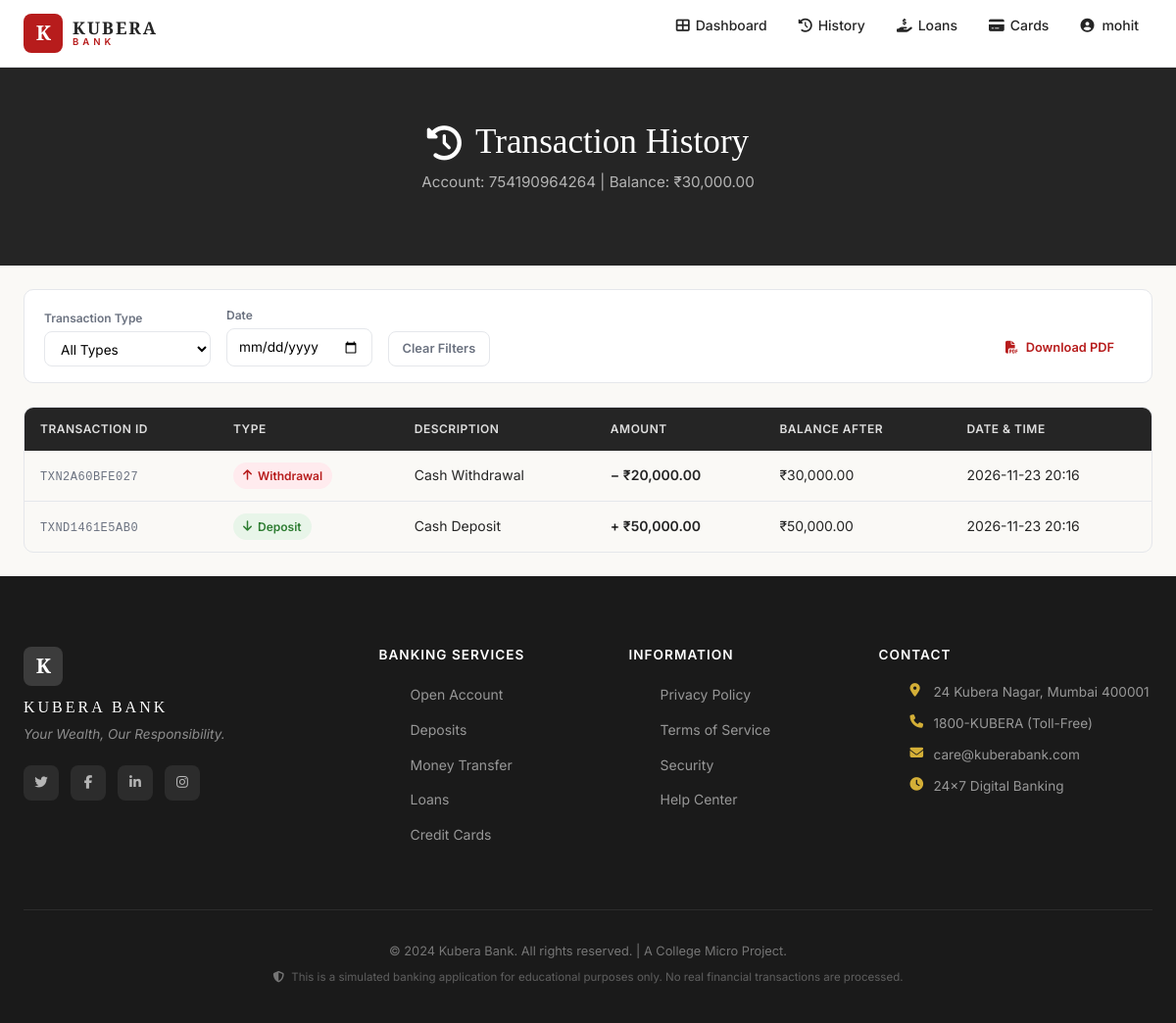
The app's page /transactions (signed in) with its own data.
### tables this page shows
CREATE TABLE accounts (
            id             INTEGER PRIMARY KEY AUTOINCREMENT,
            user_id        INTEGER NOT NULL,
            account_number TEXT    UNIQUE NOT NULL,
            account_type   TEXT    NOT NULL,
            balance        REAL    DEFAULT 0.0,
            address        TEXT,
            date_of_birth  TEXT,
            is_active      INTEGER DEFAULT 1,
            created_at     TEXT    DEFAULT (datetime('now', 'localtime')),
            FOREIGN KEY (user_id) REFERENCES users(id)
        );

CREATE TABLE transactions (
            id               INTEGER PRIMARY KEY AUTOINCREMENT,
            transaction_id   TEXT    UNIQUE NOT NULL,
            account_id       INTEGER NOT NULL,
            transaction_type TEXT    NOT NULL,
            amount           REAL    NOT NULL,
            balance_after    REAL    NOT NULL,
            description      TEXT,
            reference_account TEXT,
            created_at       TEXT    DEFAULT (datetime('now', 'localtime')),
            FOREIGN KEY (account_id) REFERENCES accounts(id)
        );

### app.py (the view)
@app.route('/transactions')
@login_required
def transactions():
    user_id = session['user_id']
    filter_type = request.args.get('type', 'all')
    filter_date = request.args.get('date', '')
    conn = get_db_connection()
    try:
        account = conn.execute(
            'SELECT * FROM accounts WHERE user_id = ?', (user_id,)
        ).fetchone()
        if not account:
            flash('Please open an account first.', 'warning')
            return redirect(url_for('open_account'))
        query  = 'SELECT * FROM transactions WHERE account_id = ?'
        params = [account['id']]
        if filter_type != 'all':
            query += ' AND transaction_type = ?'
            params.append(filter_type)
        if filter_date:
            query += " AND date(created_at) = date(?)"
            params.append(filter_date)
        query += ' ORDER BY created_at DESC'
        txns = conn.execute(query, params).fetchall()
        return render_template('transactions.html',
            account=account,
            transactions=txns,
            filter_type=filter_type,
            filter_date=filter_date
        )
    finally:
        conn.close()

### app.py (called while the page is built)
@app.before_request
def csrf_protect():
    if request.method == "POST":
        if request.path.startswith('/api/'):
            return
        token = session.get('_csrf_token')
        form_token = request.form.get('csrf_token')
        if not token or not form_token or token != form_token:
            flash('Security check failed: Invalid or expired token. Please try again.', 'danger')
            return redirect(request.referrer or url_for('index'))

def login_required(f):
    @wraps(f)
    def decorated(*args, **kwargs):
        if 'user_id' not in session:
            flash('Please log in to access your account.', 'warning')
            return redirect(url_for('login'))
        return f(*args, **kwargs)
    return decorated

### database.py (called while the page is built)
def get_db_connection():
    conn = sqlite3.connect(Config.DATABASE_PATH)
    conn.row_factory = sqlite3.Row  # Access results like: row['column_name']
    conn.execute("PRAGMA foreign_keys = ON")  # Enable foreign key support
    return conn

### templates/transactions.html (shortened to what this page needs)
{% extends "base.html" %}
{% block content %}
<div class="kb-page-wrapper">
    <div class="kb-page-header">
        <div class="kb-container">
            <h1><i class="fas fa-history"></i> Transaction History</h1>
            <p>Account: {{ account.account_number }} | Balance: ₹{{ "{:,.2f}".format(account.balance) }}</p>
        </div>
    </div>
    <div class="kb-container">
        <div class="kb-filter-bar">
            <form method="GET" class="kb-filter-form">
                <div class="kb-filter-group">
                    <label>Transaction Type</label>
                    <select name="type" onchange="this.form.submit()">
                        <option value="all" {% if filter_type == 'all' %}selected{% endif %}>All Types</option>
                    </select>
                </div>
                <div class="kb-filter-group">
                    <label>Date</label>
                    <input type="date" name="date" value="{{ filter_date }}" onchange="this.form.submit()">
                </div>
                <a href="{{ url_for('transactions') }}" class="kb-btn-ghost-sm">Clear Filters</a>
            </form>
            <a href="{{ url_for('download_statement') }}" class="kb-btn-outline-sm">
                <i class="fas fa-file-pdf"></i> Download PDF
            </a>
        </div>
        {% if transactions %}
        <div class="kb-table-wrapper">
            <table class="kb-table">
                <thead>
                    <tr>
                        <th>Transaction ID</th>
                        <th>Type</th>
                        <th>Description</th>
                        <th>Amount</th>
                        <th>Balance After</th>
                        <th>Date & Time</th>
                    </tr>
                </thead>
                <tbody>
                    {% for txn in transactions %}
                    <tr>
                        <td><code class="kb-txn-id">{{ txn.transaction_id }}</code></td>
                        <td>
                            <span class="kb-badge-type
                                {% if txn.transaction_type == 'deposit' %}kb-badge-deposit
                                {% elif txn.transaction_type == 'withdrawal' %}kb-badge-withdraw
                                {% elif txn.transaction_type == 'transfer_out' %}kb-badge-transfer-out
                                {% else %}kb-badge-transfer-in{% endif %}">
                                <i class="fas
                                    {% if txn.transaction_type == 'deposit' %}fa-arrow-down
                                    {% elif txn.transaction_type == 'withdrawal' %}fa-arrow-up
                                    {% elif txn.transaction_type == 'transfer_out' %}fa-paper-plane
                                    {% else %}fa-inbox{% endif %}">
                                </i>
                                {{ txn.transaction_type.replace('_', ' ').title() }}
                            </span>
                        </td>
                        <td>{{ txn.description or '—' }}</td>
                        <td class="{% if txn.transaction_type in ['deposit', 'transfer_in'] %}kb-amount-credit{% else %}kb-amount-debit{% endif %}">
                            {% if txn.transaction_type in ['deposit', 'transfer_in'] %}+{% else %}−{% endif %}
                            ₹{{ "{:,.2f}".format(txn.amount) }}
                        </td>
                        <td>₹{{ "{:,.2f}".format(txn.balance_after) }}</td>
                        <td>{{ txn.created_at[:16] }}</td>
                    </tr>
                    {% endfor %}
                </tbody>
            </table>
        </div>
        {% endif %}
    </div>
</div>
{% endblock %}

### static/css/style.css (style rules this page uses)
:root { --red: #B71C1C; --red-dark: #7f1212; --red-light: #FFEBEE; --gold: #D4AF37; --gold-light: #FFF8E1; --white: #FFFFFF; --bg: #FAF9F6; --charcoal: #252525; --grey: #6B7280; --grey-light: #F3F4F6; --border: #E5E7EB; --shadow: 0 2px 16px rgba(0,0,0,0.08); --shadow-md: 0 8px 32px rgba(0,0,0,0.12); --radius: 10px; --radius-lg: 18px; --transition: 0.3s cubic-bezier(0.4,0,0.2,1); --font-serif: 'Playfair Display', Georgia, serif; --font-sans: 'Inter', system-ui, sans-serif; }
*, *::before, *::after { box-sizing: border-box; margin: 0; padding: 0; }
html { scroll-behavior: smooth; font-size: 16px; }
body { font-family: var(--font-sans); background: var(--bg); color: var(--charcoal); line-height: 1.6; overflow-x: hidden; }
a { color: var(--red); text-decoration: none; transition: var(--transition); }
.kb-btn-primary, .kb-btn-secondary, .kb-btn-outline, .kb-btn-success, .kb-btn-danger, .kb-btn-ghost, .kb-btn-outline-sm, .kb-btn-ghost-sm { display: inline-flex; align-items: center; gap: 8px; padding: 12px 28px; border-radius: var(--radius); font-size: 0.9rem; font-weight: 600; cursor: pointer; transition: var(--transition); border: 2px solid transparent; text-decoration: none; white-space: nowrap; }
.kb-btn-outline-sm { padding: 7px 16px; font-size: 0.8rem; }
.kb-btn-ghost-sm { padding: 7px 14px; font-size: 0.8rem; background: none; border: 1px solid var(--border); border-radius: 8px; color: var(--grey); cursor: pointer; display: inline-flex; align-items: center; gap: 6px; }
.kb-container { max-width: 1200px; margin: 0 auto; padding: 0 24px; }
.kb-page-wrapper { padding-top: 68px; }
.kb-page-header { background: var(--charcoal); color: var(--white); padding: 56px 24px; text-align: center; }
.kb-page-header h1 { font-family: var(--font-serif); font-size: clamp(1.6rem, 3vw, 2.2rem); margin-bottom: 8px; display: flex; align-items: center; justify-content: center; gap: 14px; }
.kb-page-header p { color: rgba(255,255,255,0.65); font-size: 0.95rem; }
.kb-filter-bar { display: flex; align-items: flex-end; justify-content: space-between; gap: 16px; background: var(--white); border: 1px solid var(--border); border-radius: var(--radius); padding: 16px 20px; margin: 24px 0; flex-wrap: wrap; }
.kb-filter-form { display: flex; align-items: flex-end; gap: 16px; flex-wrap: wrap; }
.kb-filter-group { display: flex; flex-direction: column; gap: 4px; }
.kb-filter-group label { font-size: 0.75rem; font-weight: 600; color: var(--grey); }
.kb-filter-group select, .kb-filter-group input[type="date"] { padding: 8px 12px; border: 1.5px solid var(--border); border-radius: 8px; font-size: 0.85rem; outline: none; cursor: pointer; background: var(--white); }
.kb-table-wrapper { overflow-x: auto; border-radius: var(--radius); border: 1px solid var(--border); margin-bottom: 24px; }
.kb-table { width: 100%; border-collapse: collapse; font-size: 0.875rem; }
.kb-table thead th { background: var(--charcoal); color: rgba(255,255,255,0.85); padding: 12px 16px; text-align: left; font-size: 0.75rem; font-weight: 600; letter-spacing: 0.5px; text-transform: uppercase; white-space: nowrap; }
.kb-table tbody tr { border-bottom: 1px solid var(--border); }
.kb-table tbody tr:last-child { border-bottom: none; }
.kb-table tbody td { padding: 12px 16px; color: var(--charcoal); vertical-align: middle; }
.kb-txn-id { font-size: 0.75rem; color: var(--grey); letter-spacing: 0.5px; }
.kb-amount-credit { color: #2e7d32; font-weight: 600; }
.kb-amount-debit { color: var(--red); font-weight: 600; }
.kb-badge-type { display: inline-flex; align-items: center; gap: 6px; padding: 4px 10px; border-radius: 20px; font-size: 0.75rem; font-weight: 600; white-space: nowrap; }
.kb-badge-deposit { background: #e8f5e9; color: #2e7d32; }
.kb-badge-withdraw { background: #ffebee; color: var(--red); }

### records on screen
accounts: account_number "754190964264", balance "30,000.00"
transactions: transaction_id "TXN2A60BFE027", transaction_type.replace "Withdrawal", description "Cash Withdrawal", amount "20,000.00", balance_after "30,000.00", created_at "2026-11-23 20:16"
transactions: transaction_id "TXND1461E5AB0", transaction_type.replace "Deposit", description "Cash Deposit", amount "50,000.00", balance_after "50,000.00", created_at "2026-11-23 20:16"

### other values on screen
{{ session.get('user_name', '').split()[0] }} "mohit"
